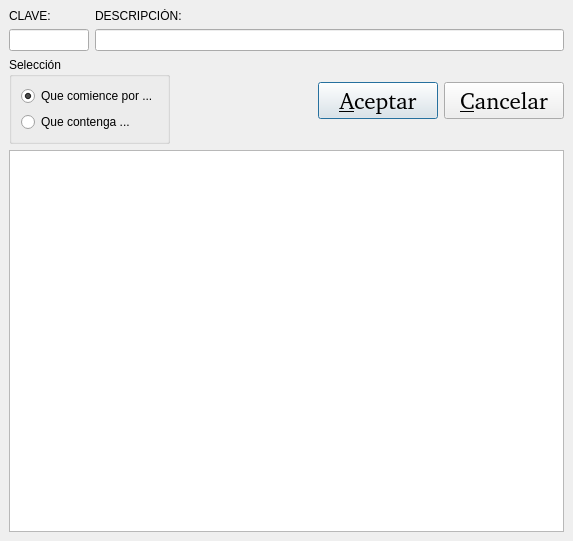
<ui version="4.0" >
 <author>José Manuel Díez Botella</author>
 <class>buscaconcepto</class>
 <widget class="QDialog" name="buscaconcepto" >
  <property name="geometry" >
   <rect>
    <x>0</x>
    <y>0</y>
    <width>573</width>
    <height>541</height>
   </rect>
  </property>
  <property name="windowTitle" >
   <string>Búsqueda de conceptos</string>
  </property>
  <layout class="QVBoxLayout" >
   <property name="spacing" >
    <number>6</number>
   </property>
   <property name="leftMargin" >
    <number>9</number>
   </property>
   <property name="topMargin" >
    <number>9</number>
   </property>
   <property name="rightMargin" >
    <number>9</number>
   </property>
   <property name="bottomMargin" >
    <number>9</number>
   </property>
   <item>
    <layout class="QHBoxLayout" >
     <property name="spacing" >
      <number>6</number>
     </property>
     <property name="leftMargin" >
      <number>0</number>
     </property>
     <property name="topMargin" >
      <number>0</number>
     </property>
     <property name="rightMargin" >
      <number>0</number>
     </property>
     <property name="bottomMargin" >
      <number>0</number>
     </property>
     <item>
      <layout class="QVBoxLayout" >
       <property name="spacing" >
        <number>6</number>
       </property>
       <property name="leftMargin" >
        <number>0</number>
       </property>
       <property name="topMargin" >
        <number>0</number>
       </property>
       <property name="rightMargin" >
        <number>0</number>
       </property>
       <property name="bottomMargin" >
        <number>0</number>
       </property>
       <item>
        <widget class="QLabel" name="TextLabel1" >
         <property name="frameShape" >
          <enum>QFrame::NoFrame</enum>
         </property>
         <property name="frameShadow" >
          <enum>QFrame::Plain</enum>
         </property>
         <property name="text" >
          <string>CLAVE:</string>
         </property>
         <property name="wordWrap" >
          <bool>false</bool>
         </property>
        </widget>
       </item>
       <item>
        <widget class="QLineEdit" name="claveLineEdit" >
         <property name="maximumSize" >
          <size>
           <width>80</width>
           <height>32767</height>
          </size>
         </property>
         <property name="maxLength" >
          <number>10</number>
         </property>
        </widget>
       </item>
      </layout>
     </item>
     <item>
      <layout class="QVBoxLayout" >
       <property name="spacing" >
        <number>6</number>
       </property>
       <property name="leftMargin" >
        <number>0</number>
       </property>
       <property name="topMargin" >
        <number>0</number>
       </property>
       <property name="rightMargin" >
        <number>0</number>
       </property>
       <property name="bottomMargin" >
        <number>0</number>
       </property>
       <item>
        <widget class="QLabel" name="TextLabel2" >
         <property name="frameShape" >
          <enum>QFrame::NoFrame</enum>
         </property>
         <property name="frameShadow" >
          <enum>QFrame::Plain</enum>
         </property>
         <property name="text" >
          <string>DESCRIPCIÓN:</string>
         </property>
         <property name="wordWrap" >
          <bool>false</bool>
         </property>
        </widget>
       </item>
       <item>
        <widget class="QLineEdit" name="descripcionLineEdit" >
         <property name="maxLength" >
          <number>80</number>
         </property>
        </widget>
       </item>
      </layout>
     </item>
    </layout>
   </item>
   <item>
    <layout class="QHBoxLayout" >
     <property name="spacing" >
      <number>6</number>
     </property>
     <property name="leftMargin" >
      <number>0</number>
     </property>
     <property name="topMargin" >
      <number>0</number>
     </property>
     <property name="rightMargin" >
      <number>0</number>
     </property>
     <property name="bottomMargin" >
      <number>0</number>
     </property>
     <item>
      <widget class="QGroupBox" name="groupBox" >
       <property name="title" >
        <string>Selección</string>
       </property>
       <layout class="QVBoxLayout" >
        <property name="spacing" >
         <number>6</number>
        </property>
        <property name="leftMargin" >
         <number>9</number>
        </property>
        <property name="topMargin" >
         <number>9</number>
        </property>
        <property name="rightMargin" >
         <number>9</number>
        </property>
        <property name="bottomMargin" >
         <number>9</number>
        </property>
        <item>
         <widget class="QRadioButton" name="ComienceRadioButton" >
          <property name="text" >
           <string>Que comience por ...</string>
          </property>
          <property name="checked" >
           <bool>true</bool>
          </property>
         </widget>
        </item>
        <item>
         <widget class="QRadioButton" name="ContengaRadioButton" >
          <property name="text" >
           <string>Que contenga ...</string>
          </property>
         </widget>
        </item>
       </layout>
      </widget>
     </item>
     <item>
      <spacer>
       <property name="orientation" >
        <enum>Qt::Horizontal</enum>
       </property>
       <property name="sizeHint" >
        <size>
         <width>40</width>
         <height>20</height>
        </size>
       </property>
      </spacer>
     </item>
     <item>
      <widget class="QPushButton" name="AceptarBoton" >
       <property name="minimumSize" >
        <size>
         <width>120</width>
         <height>35</height>
        </size>
       </property>
       <property name="font" >
        <font>
         <family>Helvetica [Adobe]</family>
         <pointsize>17</pointsize>
        </font>
       </property>
       <property name="text" >
        <string>&amp;Aceptar</string>
       </property>
       <property name="shortcut" >
        <string>Alt+A</string>
       </property>
      </widget>
     </item>
     <item>
      <widget class="QPushButton" name="CancelarBoton" >
       <property name="minimumSize" >
        <size>
         <width>120</width>
         <height>35</height>
        </size>
       </property>
       <property name="font" >
        <font>
         <family>Helvetica [Adobe]</family>
         <pointsize>17</pointsize>
        </font>
       </property>
       <property name="text" >
        <string>&amp;Cancelar</string>
       </property>
       <property name="shortcut" >
        <string>Alt+C</string>
       </property>
      </widget>
     </item>
    </layout>
   </item>
   <item>
    <widget class="QTableView" name="tableView" />
   </item>
  </layout>
 </widget>
 <layoutdefault spacing="6" margin="11" />
 <pixmapfunction>qPixmapFromMimeSource</pixmapfunction>
 <includes>
  <include location="local" >funciones.h</include>
 </includes>
 <resources/>
 <connections>
  <connection>
   <sender>AceptarBoton</sender>
   <signal>clicked()</signal>
   <receiver>buscaconcepto</receiver>
   <slot>accept()</slot>
   <hints>
    <hint type="sourcelabel" >
     <x>455</x>
     <y>117</y>
    </hint>
    <hint type="destinationlabel" >
     <x>402</x>
     <y>134</y>
    </hint>
   </hints>
  </connection>
  <connection>
   <sender>CancelarBoton</sender>
   <signal>clicked()</signal>
   <receiver>buscaconcepto</receiver>
   <slot>reject()</slot>
   <hints>
    <hint type="sourcelabel" >
     <x>618</x>
     <y>119</y>
    </hint>
    <hint type="destinationlabel" >
     <x>618</x>
     <y>153</y>
    </hint>
   </hints>
  </connection>
 </connections>
</ui>
